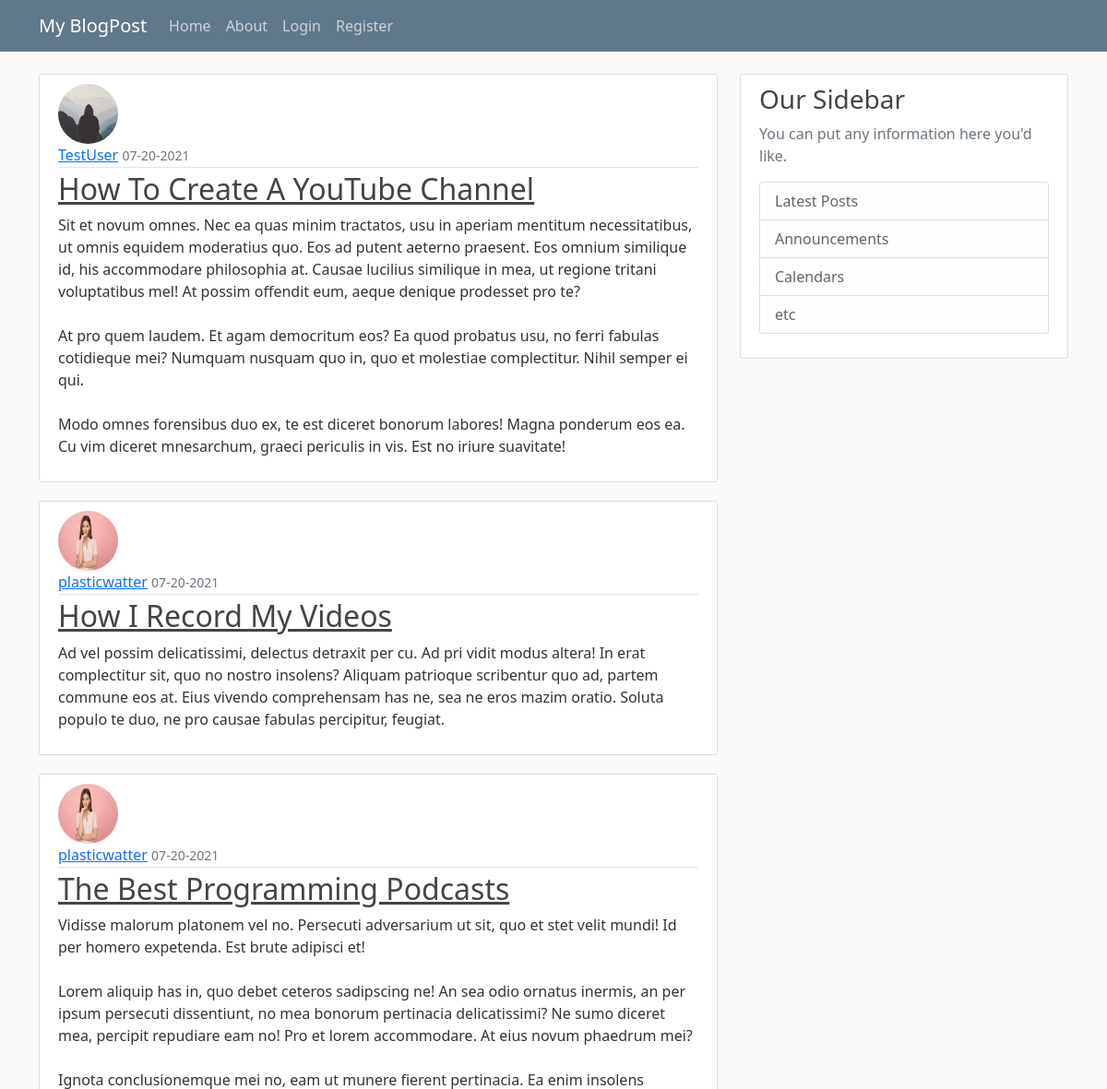
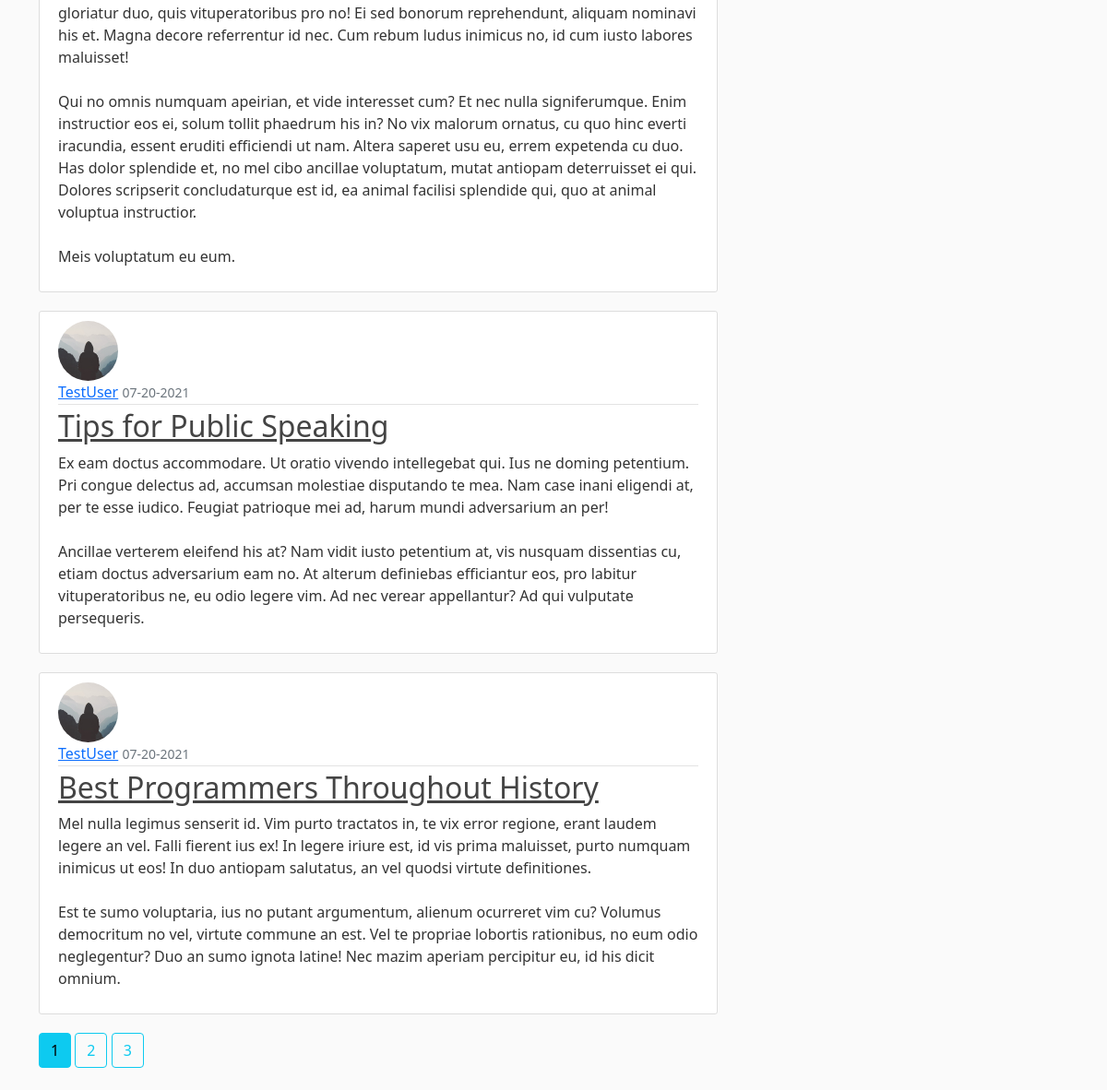
The page /home on the database its author committed (2 pictures, top to bottom).
### myblogpost/models.py (models this page shows, shortened)
class Post(db.Model):
    id = db.Column(db.Integer, primary_key=True)
    title = db.Column(db.String(100), nullable=False)
    content = db.Column(db.Text, nullable=False)
    date_posted = db.Column(db.DateTime, nullable=False, default=datetime.utcnow) # use UTC for consistency purpose
    user_id = db.Column(db.Integer, db.ForeignKey('user.id'), nullable=False)

class User(db.Model, UserMixin):
    id = db.Column(db.Integer, primary_key=True)
    username = db.Column(db.String(20), unique=True, nullable=False)
    email = db.Column(db.String(120), unique=True, nullable=False)
    image_file = db.Column(db.String(20), nullable=False, default='default.jpg') # going to hash these image files
    password = db.Column(db.String(60), nullable=False) # going to hash
    '''
    :param posts has relationship with Post model
    :param backref add author column in Post module
    :param lazy data is neccessary or not
    '''
    posts = db.relationship('Post', backref='author', lazy=True)

### myblogpost/routes.py (the view)
@app.route("/") # decoratory
@app.route("/home")
def home():
    page = request.args.get('page', 1, type=int)
    post = Post.query.order_by(Post.date_posted.desc()).paginate(page=page, per_page=5)
    return render_template('home.html', post=post)

### myblogpost/templates/home.html
{% extends "layout.html" %}
{% block content %}
    {% for post in post.items %}
        <article class="media content-section">
            <img class="rounded-circle article-img" src="{{ url_for('static', filename='profile_pics/' + post.author.image_file) }}"/>
            <div class="media-body">
            <div class="article-metadata">
                <a class="mr-2" href="{{ url_for('user_posts', username=post.author.username) }}">{{ post.author.username }}</a>
                <small class="text-muted">{{ post.date_posted.strftime('%m-%d-%Y') }}</small>
            </div>
            <h2><a class="article-title" href="{{url_for('post',post_id=post.id)}}">{{ post.title }}</a></h2>
            <p class="article-content">{{ post.content }}</p>
            </div>
        </article>
    {% endfor %}
    {% for page_num in post.iter_pages(left_edge=1, right_edge=1, left_current=1, right_current=2) %}
        {% if page_num %}
            {% if post.page == page_num %}
                <a class="btn btn-info mb-4" href="{{ url_for('home', page=page_num) }}">{{ page_num }}</a>
            {% else %}
                <a class="btn btn-outline-info mb-4" href="{{ url_for('home', page=page_num) }}">{{ page_num }}</a>
            {% endif %}
        {% else %}
            ...
        {% endif %}
    {% endfor %}
{% endblock content %}

### myblogpost/templates/layout.html (shortened to what this page needs)
<!DOCTYPE html>
<html lang="en">
<head>
    <link href="https://cdn.jsdelivr.net/npm/bootstrap@5.0.2/dist/css/bootstrap.min.css" rel="stylesheet">
    <link rel="stylesheet" type="text/css" href="{{ url_for('static', filename='main.css') }}"/>
</head>
<body>
    <header class="site-header">
        <nav class="navbar navbar-expand-md navbar-dark bg-steel fixed-top">
          <div class="container">
            <a class="navbar-brand mr-4" href="/">My BlogPost</a>
            <div class="collapse navbar-collapse" id="navbarToggle">
              <div class="navbar-nav mr-auto">
                <a class="nav-item nav-link" href="{{ url_for('home') }}">Home</a>
                <a class="nav-item nav-link" href="{{ url_for('about') }}">About</a>
              </div>
              <div class="navbar-nav">
                {% if current_user.is_authenticated %}
                <a class="nav-item nav-link" href="{{ url_for('post_new') }}">New Post</a>
                <a class="nav-item nav-link" href="{{ url_for('account') }}">Account</a>
                <a class="nav-item nav-link" href="{{ url_for('logout') }}">Logout</a>
                {% else %}
                  <a class="nav-item nav-link" href="{{ url_for('login') }}">Login</a>
                  <a class="nav-item nav-link" href="{{ url_for('register') }}">Register</a>
                {% endif %}
              </div>
            </div>
          </div>
        </nav>
    </header>
    <main role="main" class="container">
        <div class="row">
          <div class="col-md-8">
            {% block content %}{% endblock %}
          </div>
          <div class="col-md-4">
            <div class="content-section">
              <h3>Our Sidebar</h3>
              <p class='text-muted'>You can put any information here you'd like.
                <ul class="list-group">
                  <li class="list-group-item list-group-item-light">Latest Posts</li>
                  <li class="list-group-item list-group-item-light">Announcements</li>
                  <li class="list-group-item list-group-item-light">Calendars</li>
                  <li class="list-group-item list-group-item-light">etc</li>
                </ul>
              </p>
            </div>
          </div>
        </div>
      </main>
</body>
</html>

### myblogpost/static/main.css (style rules this page uses)
body { background: #fafafa; color: #333333; margin-top: 5rem; }
h1, h2, h3, h4, h5, h6 { color: #444444; }
.bg-steel { background-color: #5f788a; }
.site-header .navbar-nav .nav-link { color: #cbd5db; }
.content-section { background: #ffffff; padding: 10px 20px; border: 1px solid #dddddd; border-radius: 3px; margin-bottom: 20px; }
.article-title { color: #444444; }
.article-content { white-space: pre-line; }
.article-img { height: 65px; width: 65px; margin-right: 16px; }
.article-metadata { padding-bottom: 1px; margin-bottom: 4px; border-bottom: 1px solid #e3e3e3 }

### rows shown on the page
Post: image_file (placeholder picture), author.username "TestUser", date_posted "07-20-2021", title "How To Create A YouTube Channel", content "Sit et novum omnes. Nec ea quas minim tractatos, usu in aperiam mentitum necessitatibus, ut omnis equidem moderatius quo. Eos ad putent aeterno praesent. Eos omnium similique id, his accommodare philosophia at. Causae lucilius similique in mea, ut regione tritani voluptatibus mel! At possim offendit eum, aeque denique prodesset pro te? At pro quem laudem. Et agam democritum eos? Ea quod probatus usu, no ferri fabulas cotidieque mei? Numquam nusquam quo in, quo et molestiae complectitur. Nihil semper ei qui. Modo omnes forensibus duo ex, te est diceret bonorum labores! Magna ponderum eos ea. Cu vim diceret mnesarchum, graeci periculis in vis. Est no iriure suavitate!"
Post: image_file (picture), author.username "plasticwatter", date_posted "07-20-2021", title "How I Record My Videos", content "Ad vel possim delicatissimi, delectus detraxit per cu. Ad pri vidit modus altera! In erat complectitur sit, quo no nostro insolens? Aliquam patrioque scribentur quo ad, partem commune eos at. Eius vivendo comprehensam has ne, sea ne eros mazim oratio. Soluta populo te duo, ne pro causae fabulas percipitur, feugiat."
Post: image_file (picture), author.username "plasticwatter", date_posted "07-20-2021", title "The Best Programming Podcasts", content "Vidisse malorum platonem vel no. Persecuti adversarium ut sit, quo et stet velit mundi! Id per homero expetenda. Est brute adipisci et! Lorem aliquip has in, quo debet ceteros sadipscing ne! An sea odio ornatus inermis, an per ipsum persecuti dissentiunt, no mea bonorum pertinacia delicatissimi? Ne sumo diceret mea, percipit repudiare eam no! Pro et lorem accommodare. At eius novum phaedrum mei? Ignota conclusionemque mei no, eam ut munere fierent pertinacia. Ea enim insolens gloriatur duo, quis vituperatoribus pro no! Ei sed bonorum reprehendunt, aliquam nominavi his et. Magna decore referrentur id nec. Cum rebum ludus inimicus no, id cum iusto labores maluisset! Qui no omnis numquam…"
Post: image_file (placeholder picture), author.username "TestUser", date_posted "07-20-2021", title "Tips for Public Speaking", content "Ex eam doctus accommodare. Ut oratio vivendo intellegebat qui. Ius ne doming petentium. Pri congue delectus ad, accumsan molestiae disputando te mea. Nam case inani eligendi at, per te esse iudico. Feugiat patrioque mei ad, harum mundi adversarium an per! Ancillae verterem eleifend his at? Nam vidit iusto petentium at, vis nusquam dissentias cu, etiam doctus adversarium eam no. At alterum definiebas efficiantur eos, pro labitur vituperatoribus ne, eu odio legere vim. Ad nec verear appellantur? Ad qui vulputate persequeris."
Post: image_file (placeholder picture), author.username "TestUser", date_posted "07-20-2021", title "Best Programmers Throughout History", content "Mel nulla legimus senserit id. Vim purto tractatos in, te vix error regione, erant laudem legere an vel. Falli fierent ius ex! In legere iriure est, id vis prima maluisset, purto numquam inimicus ut eos! In duo antiopam salutatus, an vel quodsi virtute definitiones. Est te sumo voluptaria, ius no putant argumentum, alienum ocurreret vim cu? Volumus democritum no vel, virtute commune an est. Vel te propriae lobortis rationibus, no eum odio neglegentur? Duo an sumo ignota latine! Nec mazim aperiam percipitur eu, id his dicit omnium."

### other values the page prints
{{ page_num }} "1"
{{ page_num }} "2" "3"
